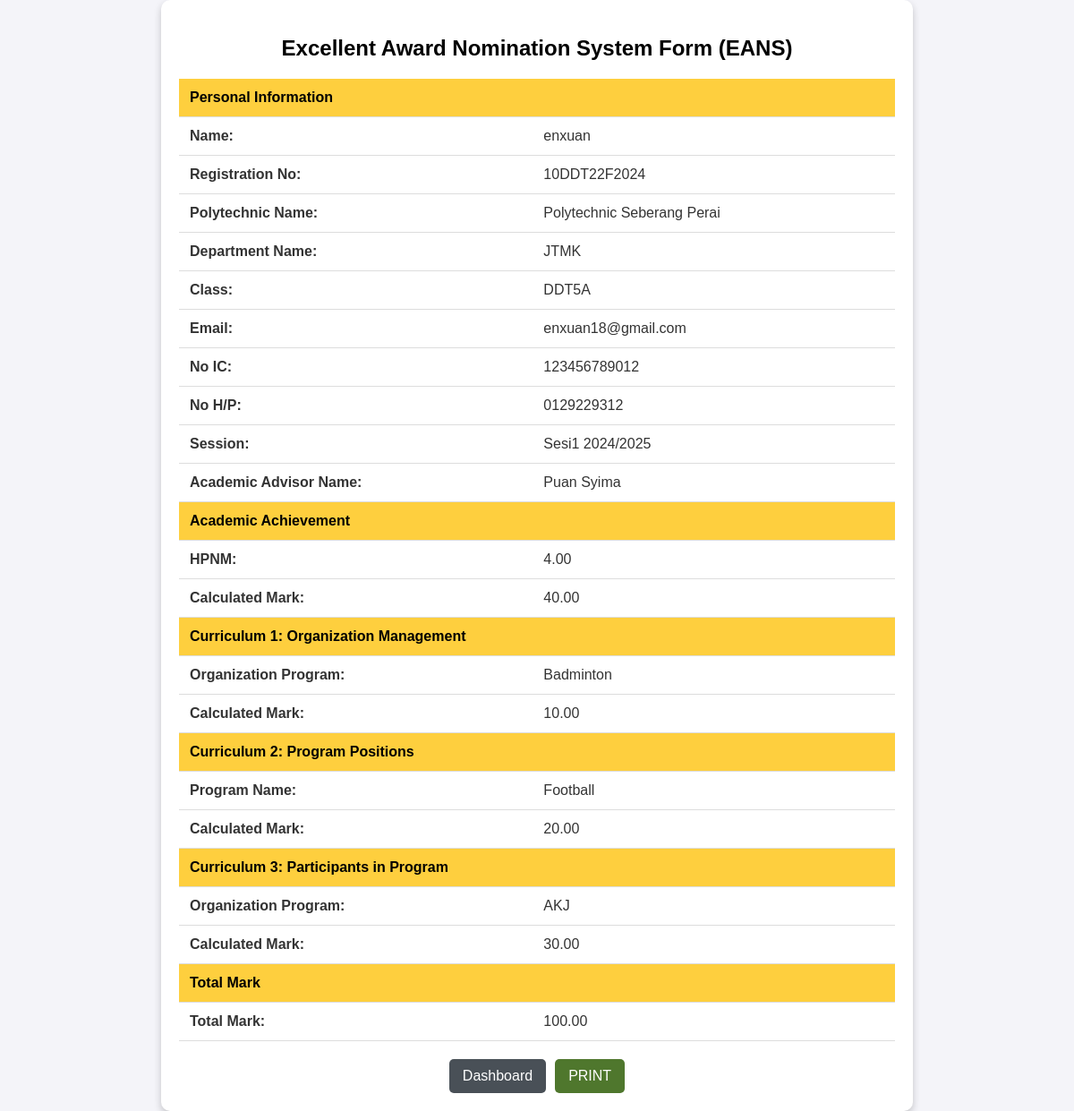
The page /view.php?id=194 on the database its author committed.
### tables this page shows
CREATE TABLE `scoring` (
  `id` int(11) NOT NULL,
  `name` varchar(100) NOT NULL,
  `created_at` timestamp NOT NULL DEFAULT current_timestamp() ON UPDATE current_timestamp(),
  `reg_no` varchar(50) NOT NULL,
  `poly_name` varchar(100) NOT NULL,
  `dept_name` varchar(50) NOT NULL,
  `class` varchar(50) NOT NULL,
  `email` varchar(100) NOT NULL,
  `ic_no` varchar(20) NOT NULL,
  `phone_no` varchar(20) NOT NULL,
  `session` varchar(50) NOT NULL,
  `advisor_name` varchar(100) NOT NULL,
  `hpnm` decimal(4,2) NOT NULL,
  `calculated_mark` decimal(5,2) NOT NULL,
  `org_program` varchar(255) NOT NULL,
  `calculate1_mark` decimal(5,2) NOT NULL,
  `program_name` varchar(255) NOT NULL,
  `calculate2_mark` decimal(5,2) NOT NULL,
  `program_name3` varchar(255) NOT NULL,
  `calculate_k3_mark` decimal(5,2) NOT NULL,
  `image` varchar(255) NOT NULL,
  `uploaded_file` varchar(255) NOT NULL,
  `total_mark` decimal(5,2) NOT NULL,
  `status` enum('pending','approved','rejected') NOT NULL DEFAULT 'pending'
);

### view.php (the view, shortened to what this page needs)
<?php
include 'scoring_conn.php';
if (isset($_GET['id'])) {
    $id = $_GET['id'];
    $sql = "SELECT * FROM scoring WHERE id = ?";
    $stmt = $connection->prepare($sql);
    $stmt->bind_param("i", $id);
    $stmt->execute();
    $result = $stmt->get_result();
    if ($result->num_rows == 1) {
        $row = $result->fetch_assoc();
    } else {
        echo "Record not found.";
        exit;
    }
} else {
    echo "Invalid ID.";
    exit;
}
?>
<!DOCTYPE html>
<html lang="en">
<head>
</head>
<body>
    <div class="container">
        <h2>Excellent Award Nomination System Form (EANS)</h2>
        <table>
            <tr><th colspan="2">Personal Information</th></tr>
            <tr><td><strong>Name:</strong></td><td><?php echo htmlspecialchars($row['name']); ?></td></tr>
            <tr><td><strong>Registration No:</strong></td><td><?php echo htmlspecialchars($row['reg_no']); ?></td></tr>
            <tr><td><strong>Polytechnic Name:</strong></td><td><?php echo htmlspecialchars($row['poly_name']); ?></td></tr>
            <tr><td><strong>Department Name:</strong></td><td><?php echo htmlspecialchars($row['dept_name']); ?></td></tr>
            <tr><td><strong>Class:</strong></td><td><?php echo htmlspecialchars($row['class']); ?></td></tr>
            <tr><td><strong>Email:</strong></td><td><?php echo htmlspecialchars($row['email']); ?></td></tr>
            <tr><td><strong>No IC:</strong></td><td><?php echo htmlspecialchars($row['ic_no']); ?></td></tr>
            <tr><td><strong>No H/P:</strong></td><td><?php echo htmlspecialchars($row['phone_no']); ?></td></tr>
            <tr><td><strong>Session:</strong></td><td><?php echo htmlspecialchars($row['session']); ?></td></tr>
            <tr><td><strong>Academic Advisor Name:</strong></td><td><?php echo htmlspecialchars($row['advisor_name']); ?></td></tr>
            <tr><th colspan="2">Academic Achievement</th></tr>
            <tr><td><strong>HPNM:</strong></td><td><?php echo htmlspecialchars($row['hpnm']); ?></td></tr>
            <tr><td><strong>Calculated Mark:</strong></td><td><?php echo htmlspecialchars($row['calculated_mark']); ?></td></tr>
            <tr><th colspan="2">Curriculum 1: Organization Management</th></tr>
            <tr><td><strong>Organization Program:</strong></td><td><?php echo htmlspecialchars($row['org_program']); ?></td></tr>
            <tr><td><strong>Calculated Mark:</strong></td><td><?php echo isset($row['calculate1_mark']) ? htmlspecialchars($row['calculate1_mark']) : 'N/A'; ?></td></tr>
            <tr><th colspan="2">Curriculum 2: Program Positions</th></tr>
            <tr><td><strong>Program Name:</strong></td><td><?php echo htmlspecialchars($row['program_name']); ?></td></tr>
            <tr><td><strong>Calculated Mark:</strong></td><td><?php echo isset($row['calculate2_mark']) ? htmlspecialchars($row['calculate2_mark']) : 'N/A'; ?></td></tr>
            <tr><th colspan="2">Curriculum 3: Participants in Program</th></tr>
            <tr><td><strong>Organization Program:</strong></td><td><?php echo htmlspecialchars($row['program_name3']); ?></td></tr>
            <tr><td><strong>Calculated Mark:</strong></td><td><?php echo isset($row['calculate_k3_mark']) ? htmlspecialchars($row['calculate_k3_mark']) : 'N/A'; ?></td></tr>
            <tr><th colspan="2">Total Mark</th></tr>
            <tr><td><strong>Total Mark:</strong></td><td><?php echo htmlspecialchars($row['total_mark']); ?></td></tr>
        </table>
        <div class="button-container">
            <a href="tableindex.php" class="btn btn-back">Dashboard</a>
            <button class="btn btn-print" onclick="window.print()">PRINT</button>
        </div>
    </div>
</body>
</html>

### view.php (style rules this page uses)
body { font-family: Arial, sans-serif; background-color: #f4f4f9; color: #333; display: flex; justify-content: center; align-items: center; min-height: 100vh; margin: 0; }
.container { width: 90%; max-width: 800px; background-color: #fff; padding: 20px; border-radius: 10px; box-shadow: 0 4px 8px rgba(0, 0, 0, 0.2); }
h2 { text-align: center; color: Black; }
table { width: 100%; border-collapse: collapse; margin-top: 20px; }
th, td { padding: 12px; text-align: left; border-bottom: 1px solid #ddd; }
th { background-color: #fecf3e; color: black; font-weight: bold; }
.button-container { display: flex; justify-content: center; gap: 10px; margin-top: 20px; }
.btn { padding: 10px 15px; color: white; text-decoration: none; border-radius: 5px; font-size: 16px; border: none; cursor: pointer; transition: background-color 0.3s; }
.btn-back { background-color: #495057; }
.btn-print { background-color: #4f772d; }

### rows shown on the page
scoring: name "enxuan", reg_no "10DDT22F2024", poly_name "Polytechnic Seberang Perai", dept_name "JTMK", class "DDT5A", email "enxuan18@gmail.com", ic_no "123456789012", phone_no "0129229312", session "Sesi1 2024/2025", advisor_name "Puan Syima", hpnm "4.00", calculated_mark "40.00", org_program "Badminton", calculate1_mark "10.00", program_name "Football", calculate2_mark "20.00", program_name3 "AKJ", calculate_k3_mark "30.00", total_mark "100.00"
